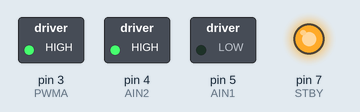
Recording of a sketch running on a simulated Arduino Uno, built with avr-gcc and run on an emulated ATmega328P. Shown: switched loads named in the sketch (green lamp = pin HIGH), output pins drawn as LEDs (lit = HIGH).

Above: at 0.1 s.
Timing chart, 0 to 1.6 s (numbered marks = the images above):
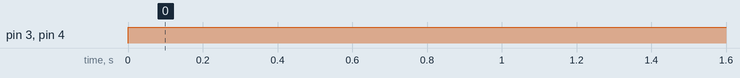

The sketch:

motor_test_A.ino
```cpp
// Motor A test through TB6612FNG
const int AIN1 = 5;
const int AIN2 = 4;
const int PWMA = 3;

const int STBY = 7;

void setup() {

  pinMode(AIN1 , OUTPUT);
  pinMode(AIN2 , OUTPUT);
  pinMode(PWMA , OUTPUT);

  pinMode(STBY , OUTPUT);
  digitalWrite(STBY , HIGH);

}

void loop() {
  digitalWrite(AIN2 , HIGH);
  digitalWrite(AIN1 , LOW);

  analogWrite(PWMA , 255);
}
```

Measured:
- by itself, pin 3 (PWMA), pin 4 (AIN2): LOW → HIGH at 0.00 s
